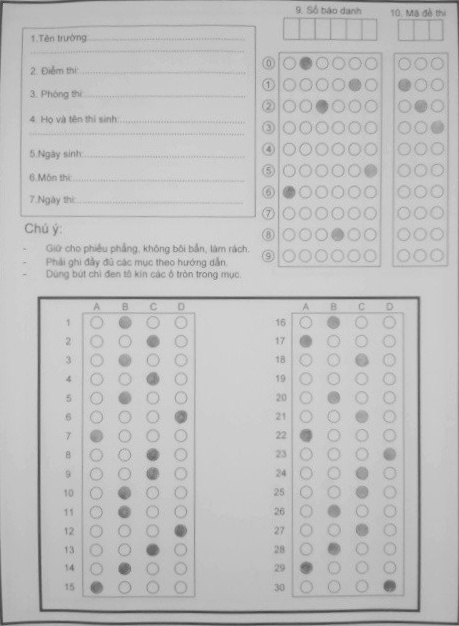
#> input picture warped_image.jpg, 459 x 626 px
$ python tool_get_location_of_elements.py
#> lines starting #> are read from the running program, lines starting #| are printed output that depends on the picture
import cv2

# Hàm callback được gọi khi có sự kiện nhấn chuột
def draw_rectangle(event, x, y, flags, params):
    global x_start, y_start, drawing, rectangle
    if event == cv2.EVENT_LBUTTONDOWN:
        drawing = True
        x_start, y_start = x, y
    elif event == cv2.EVENT_MOUSEMOVE:
        if drawing:
            # Vẽ hình chữ nhật
            img_copy = img.copy()
            cv2.rectangle(img_copy, (x_start, y_start), (x, y), (0, 255, 0), 1)
            cv2.imshow("image", img_copy)
    elif event == cv2.EVENT_LBUTTONUP:
        drawing = False
        # Lưu tọa độ hình chữ nhật
        rectangle = (x_start, y_start, x, y)

# Load ảnh
img = cv2.imread("warped_image.jpg")
#> img is the input picture: shape (626, 459, 3); min 47, max 227, mean 191.9
#new_imd = img[17:321,44:155]
#cv2.imshow("aa",new_imd)
#cv2.imwrite("cot_1_fix.jpg",new_imd)
# Khởi tạo biến
x_start, y_start, drawing = -1, -1, False
rectangle = None

# Hiển thị ảnh và gán hàm callback

print(img.shape[:2])
#| (626, 459)
img = cv2.resize(img, (384,551), interpolation=cv2.INTER_AREA)
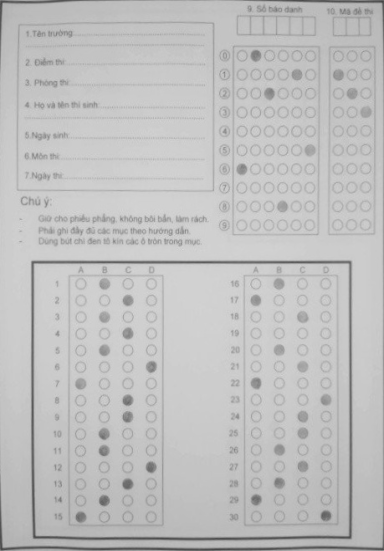
#> img: shape (551, 384, 3); min 69, max 217, mean 191.9
print(img.shape[:2])
#| (551, 384)
cv2.imshow("image", img)
#cv2.rectangle(img, (44, 17), (155, 321), (0, 255, 255), thickness=1)
cv2.setMouseCallback("image", draw_rectangle)

# Chờ phím bấm
while True:
    key = cv2.waitKey(1) & 0xFF
#> (key q is pressed here)
    if key == ord("q"):
        break
    elif key == ord("s"):
        # Lưu hình chữ nhật và đóng cửa sổ
        if rectangle is not None:
            #print(rectangle)
            print("[({},{}),({},{})]".format(rectangle[1],rectangle[3],rectangle[0],rectangle[2]))
            small_image = img[rectangle[1]:rectangle[3], rectangle[0]:rectangle[2]]
            cv2.imshow("crop_img",small_image)
            # break

cv2.waitKey(0)
cv2.destroyAllWindows()
